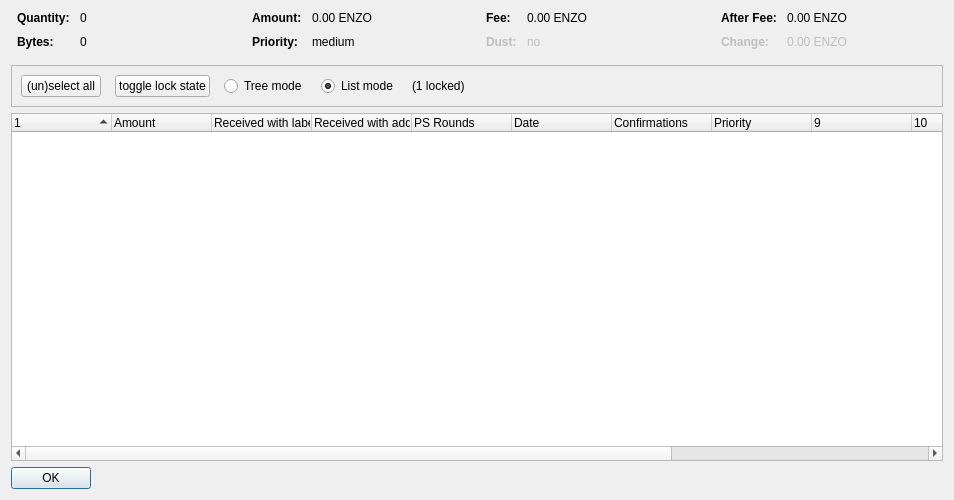
<?xml version="1.0" encoding="UTF-8"?>
<ui version="4.0">
 <class>CoinControlDialog</class>
 <widget class="QDialog" name="CoinControlDialog">
  <property name="geometry">
   <rect>
    <x>0</x>
    <y>0</y>
    <width>954</width>
    <height>500</height>
   </rect>
  </property>
  <property name="windowTitle">
   <string>Coin Selection</string>
  </property>
  <layout class="QVBoxLayout" name="verticalLayout">
   <item>
    <layout class="QHBoxLayout" name="horizontalLayoutTop" stretch="0,0,0,0">
     <property name="topMargin">
      <number>0</number>
     </property>
     <property name="bottomMargin">
      <number>10</number>
     </property>
     <item>
      <layout class="QFormLayout" name="formLayoutCoinControl1">
       <property name="horizontalSpacing">
        <number>10</number>
       </property>
       <property name="verticalSpacing">
        <number>10</number>
       </property>
       <property name="leftMargin">
        <number>6</number>
       </property>
       <property name="rightMargin">
        <number>6</number>
       </property>
       <item row="0" column="0">
        <widget class="QLabel" name="labelCoinControlQuantityText">
         <property name="font">
          <font>
           <weight>75</weight>
           <bold>true</bold>
          </font>
         </property>
         <property name="text">
          <string>Quantity:</string>
         </property>
        </widget>
       </item>
       <item row="0" column="1">
        <widget class="QLabel" name="labelCoinControlQuantity">
         <property name="cursor">
          <cursorShape>IBeamCursor</cursorShape>
         </property>
         <property name="contextMenuPolicy">
          <enum>Qt::ActionsContextMenu</enum>
         </property>
         <property name="text">
          <string notr="true">0</string>
         </property>
         <property name="textInteractionFlags">
          <set>Qt::LinksAccessibleByMouse|Qt::TextSelectableByKeyboard|Qt::TextSelectableByMouse</set>
         </property>
        </widget>
       </item>
       <item row="1" column="0">
        <widget class="QLabel" name="labelCoinControlBytesText">
         <property name="font">
          <font>
           <weight>75</weight>
           <bold>true</bold>
          </font>
         </property>
         <property name="text">
          <string>Bytes:</string>
         </property>
        </widget>
       </item>
       <item row="1" column="1">
        <widget class="QLabel" name="labelCoinControlBytes">
         <property name="cursor">
          <cursorShape>IBeamCursor</cursorShape>
         </property>
         <property name="contextMenuPolicy">
          <enum>Qt::ActionsContextMenu</enum>
         </property>
         <property name="text">
          <string notr="true">0</string>
         </property>
         <property name="textInteractionFlags">
          <set>Qt::LinksAccessibleByMouse|Qt::TextSelectableByKeyboard|Qt::TextSelectableByMouse</set>
         </property>
        </widget>
       </item>
      </layout>
     </item>
     <item>
      <layout class="QFormLayout" name="formLayoutCoinControl2">
       <property name="horizontalSpacing">
        <number>10</number>
       </property>
       <property name="verticalSpacing">
        <number>10</number>
       </property>
       <property name="leftMargin">
        <number>6</number>
       </property>
       <property name="rightMargin">
        <number>6</number>
       </property>
       <item row="0" column="0">
        <widget class="QLabel" name="labelCoinControlAmountText">
         <property name="font">
          <font>
           <weight>75</weight>
           <bold>true</bold>
          </font>
         </property>
         <property name="text">
          <string>Amount:</string>
         </property>
        </widget>
       </item>
       <item row="0" column="1">
        <widget class="QLabel" name="labelCoinControlAmount">
         <property name="cursor">
          <cursorShape>IBeamCursor</cursorShape>
         </property>
         <property name="contextMenuPolicy">
          <enum>Qt::ActionsContextMenu</enum>
         </property>
         <property name="text">
          <string notr="true">0.00 ENZO</string>
         </property>
         <property name="textInteractionFlags">
          <set>Qt::LinksAccessibleByMouse|Qt::TextSelectableByKeyboard|Qt::TextSelectableByMouse</set>
         </property>
        </widget>
       </item>
       <item row="1" column="0">
        <widget class="QLabel" name="labelCoinControlPriorityText">
         <property name="font">
          <font>
           <weight>75</weight>
           <bold>true</bold>
          </font>
         </property>
         <property name="text">
          <string>Priority:</string>
         </property>
        </widget>
       </item>
       <item row="1" column="1">
        <widget class="QLabel" name="labelCoinControlPriority">
         <property name="cursor">
          <cursorShape>IBeamCursor</cursorShape>
         </property>
         <property name="contextMenuPolicy">
          <enum>Qt::ActionsContextMenu</enum>
         </property>
         <property name="text">
          <string>medium</string>
         </property>
         <property name="textInteractionFlags">
          <set>Qt::LinksAccessibleByMouse|Qt::TextSelectableByKeyboard|Qt::TextSelectableByMouse</set>
         </property>
        </widget>
       </item>
      </layout>
     </item>
     <item>
      <layout class="QFormLayout" name="formLayoutCoinControl3">
       <property name="horizontalSpacing">
        <number>10</number>
       </property>
       <property name="verticalSpacing">
        <number>10</number>
       </property>
       <property name="leftMargin">
        <number>6</number>
       </property>
       <property name="rightMargin">
        <number>6</number>
       </property>
       <item row="0" column="0">
        <widget class="QLabel" name="labelCoinControlFeeText">
         <property name="font">
          <font>
           <weight>75</weight>
           <bold>true</bold>
          </font>
         </property>
         <property name="text">
          <string>Fee:</string>
         </property>
        </widget>
       </item>
       <item row="0" column="1">
        <widget class="QLabel" name="labelCoinControlFee">
         <property name="cursor">
          <cursorShape>IBeamCursor</cursorShape>
         </property>
         <property name="contextMenuPolicy">
          <enum>Qt::ActionsContextMenu</enum>
         </property>
         <property name="text">
          <string notr="true">0.00 ENZO</string>
         </property>
         <property name="textInteractionFlags">
          <set>Qt::LinksAccessibleByMouse|Qt::TextSelectableByKeyboard|Qt::TextSelectableByMouse</set>
         </property>
        </widget>
       </item>
       <item row="1" column="0">
        <widget class="QLabel" name="labelCoinControlLowOutputText">
         <property name="enabled">
          <bool>false</bool>
         </property>
         <property name="font">
          <font>
           <weight>75</weight>
           <bold>true</bold>
          </font>
         </property>
         <property name="text">
          <string>Dust:</string>
         </property>
        </widget>
       </item>
       <item row="1" column="1">
        <widget class="QLabel" name="labelCoinControlLowOutput">
         <property name="enabled">
          <bool>false</bool>
         </property>
         <property name="cursor">
          <cursorShape>IBeamCursor</cursorShape>
         </property>
         <property name="contextMenuPolicy">
          <enum>Qt::ActionsContextMenu</enum>
         </property>
         <property name="text">
          <string>no</string>
         </property>
         <property name="textInteractionFlags">
          <set>Qt::LinksAccessibleByMouse|Qt::TextSelectableByKeyboard|Qt::TextSelectableByMouse</set>
         </property>
        </widget>
       </item>
      </layout>
     </item>
     <item>
      <layout class="QFormLayout" name="formLayoutCoinControl4">
       <property name="horizontalSpacing">
        <number>10</number>
       </property>
       <property name="verticalSpacing">
        <number>10</number>
       </property>
       <property name="leftMargin">
        <number>6</number>
       </property>
       <property name="rightMargin">
        <number>6</number>
       </property>
       <item row="0" column="0">
        <widget class="QLabel" name="labelCoinControlAfterFeeText">
         <property name="font">
          <font>
           <weight>75</weight>
           <bold>true</bold>
          </font>
         </property>
         <property name="text">
          <string>After Fee:</string>
         </property>
        </widget>
       </item>
       <item row="0" column="1">
        <widget class="QLabel" name="labelCoinControlAfterFee">
         <property name="cursor">
          <cursorShape>IBeamCursor</cursorShape>
         </property>
         <property name="contextMenuPolicy">
          <enum>Qt::ActionsContextMenu</enum>
         </property>
         <property name="text">
          <string notr="true">0.00 ENZO</string>
         </property>
         <property name="textInteractionFlags">
          <set>Qt::LinksAccessibleByMouse|Qt::TextSelectableByKeyboard|Qt::TextSelectableByMouse</set>
         </property>
        </widget>
       </item>
       <item row="1" column="0">
        <widget class="QLabel" name="labelCoinControlChangeText">
         <property name="enabled">
          <bool>false</bool>
         </property>
         <property name="font">
          <font>
           <weight>75</weight>
           <bold>true</bold>
          </font>
         </property>
         <property name="text">
          <string>Change:</string>
         </property>
        </widget>
       </item>
       <item row="1" column="1">
        <widget class="QLabel" name="labelCoinControlChange">
         <property name="enabled">
          <bool>false</bool>
         </property>
         <property name="cursor">
          <cursorShape>IBeamCursor</cursorShape>
         </property>
         <property name="contextMenuPolicy">
          <enum>Qt::ActionsContextMenu</enum>
         </property>
         <property name="text">
          <string notr="true">0.00 ENZO</string>
         </property>
         <property name="textInteractionFlags">
          <set>Qt::LinksAccessibleByMouse|Qt::TextSelectableByKeyboard|Qt::TextSelectableByMouse</set>
         </property>
        </widget>
       </item>
      </layout>
     </item>
    </layout>
   </item>
   <item>
    <widget class="QFrame" name="frame">
     <property name="minimumSize">
      <size>
       <width>0</width>
       <height>40</height>
      </size>
     </property>
     <property name="frameShape">
      <enum>QFrame::StyledPanel</enum>
     </property>
     <property name="frameShadow">
      <enum>QFrame::Sunken</enum>
     </property>
     <layout class="QHBoxLayout" name="horizontalLayout">
      <item>
       <layout class="QHBoxLayout" name="horizontalLayoutPanel" stretch="0,0,0,0,0,0">
        <property name="spacing">
         <number>14</number>
        </property>
        <item>
         <widget class="QPushButton" name="pushButtonSelectAll">
          <property name="sizePolicy">
           <sizepolicy hsizetype="Maximum" vsizetype="Fixed">
            <horstretch>0</horstretch>
            <verstretch>0</verstretch>
           </sizepolicy>
          </property>
          <property name="text">
           <string>(un)select all</string>
          </property>
          <property name="autoDefault">
           <bool>false</bool>
          </property>
         </widget>
        </item>
        <item>
         <widget class="QPushButton" name="pushButtonToggleLock">
          <property name="sizePolicy">
           <sizepolicy hsizetype="Maximum" vsizetype="Fixed">
            <horstretch>0</horstretch>
            <verstretch>0</verstretch>
           </sizepolicy>
          </property>
          <property name="text">
           <string>toggle lock state</string>
          </property>
          <property name="autoDefault">
           <bool>false</bool>
          </property>
         </widget>
        </item>
        <item>
         <widget class="QRadioButton" name="radioTreeMode">
          <property name="sizePolicy">
           <sizepolicy hsizetype="Maximum" vsizetype="Fixed">
            <horstretch>0</horstretch>
            <verstretch>0</verstretch>
           </sizepolicy>
          </property>
          <property name="text">
           <string>Tree mode</string>
          </property>
         </widget>
        </item>
        <item>
         <widget class="QRadioButton" name="radioListMode">
          <property name="sizePolicy">
           <sizepolicy hsizetype="Maximum" vsizetype="Fixed">
            <horstretch>0</horstretch>
            <verstretch>0</verstretch>
           </sizepolicy>
          </property>
          <property name="text">
           <string>List mode</string>
          </property>
          <property name="checked">
           <bool>true</bool>
          </property>
         </widget>
        </item>
        <item>
         <widget class="QLabel" name="labelLocked">
          <property name="text">
           <string>(1 locked)</string>
          </property>
         </widget>
        </item>
        <item>
         <spacer name="horizontalSpacer">
          <property name="orientation">
           <enum>Qt::Horizontal</enum>
          </property>
          <property name="sizeHint" stdset="0">
           <size>
            <width>40</width>
            <height>20</height>
           </size>
          </property>
         </spacer>
        </item>
       </layout>
      </item>
     </layout>
    </widget>
   </item>
   <item>
    <widget class="CoinControlTreeWidget" name="treeWidget">
     <property name="contextMenuPolicy">
      <enum>Qt::CustomContextMenu</enum>
     </property>
     <property name="sortingEnabled">
      <bool>false</bool>
     </property>
     <property name="columnCount">
      <number>13</number>
     </property>
     <attribute name="headerShowSortIndicator" stdset="0">
      <bool>true</bool>
     </attribute>
     <attribute name="headerStretchLastSection">
      <bool>false</bool>
     </attribute>
     <column>
      <property name="text">
       <string/>
      </property>
     </column>
     <column>
      <property name="text">
       <string>Amount</string>
      </property>
     </column>
     <column>
      <property name="text">
       <string>Received with label</string>
      </property>
     </column>
     <column>
      <property name="text">
       <string>Received with address</string>
      </property>
     </column>
     <column>
      <property name="text">
       <string>PS Rounds</string>
      </property>
     </column>
     <column>
      <property name="text">
       <string>Date</string>
      </property>
     </column>
     <column>
      <property name="text">
       <string>Confirmations</string>
      </property>
      <property name="toolTip">
       <string>Confirmed</string>
      </property>
     </column>
     <column>
      <property name="text">
       <string>Priority</string>
      </property>
     </column>
     <column>
      <property name="text">
       <string/>
      </property>
     </column>
     <column>
      <property name="text">
       <string/>
      </property>
     </column>
     <column>
      <property name="text">
       <string/>
      </property>
     </column>
     <column>
      <property name="text">
       <string/>
      </property>
     </column>
     <column>
      <property name="text">
       <string/>
      </property>
     </column>
    </widget>
   </item>
   <item>
    <widget class="QDialogButtonBox" name="buttonBox">
     <property name="sizePolicy">
      <sizepolicy hsizetype="Maximum" vsizetype="Fixed">
       <horstretch>0</horstretch>
       <verstretch>0</verstretch>
      </sizepolicy>
     </property>
     <property name="orientation">
      <enum>Qt::Horizontal</enum>
     </property>
     <property name="standardButtons">
      <set>QDialogButtonBox::Ok</set>
     </property>
    </widget>
   </item>
  </layout>
 </widget>
 <customwidgets>
  <customwidget>
   <class>CoinControlTreeWidget</class>
   <extends>QTreeWidget</extends>
   <header>coincontroltreewidget.h</header>
  </customwidget>
 </customwidgets>
 <resources/>
 <connections/>
</ui>
